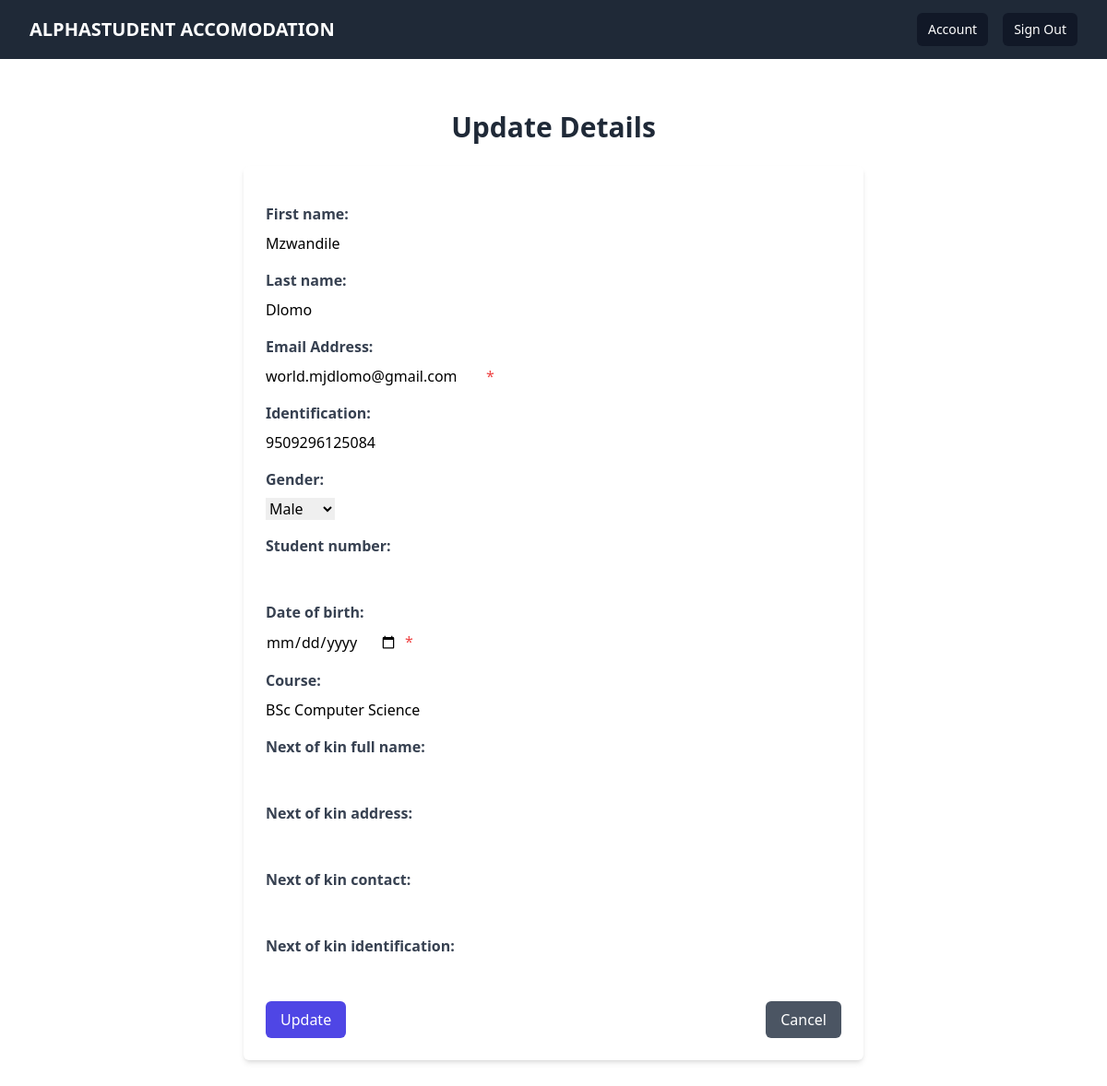
The app's page /accounts/update (signed in), older data.
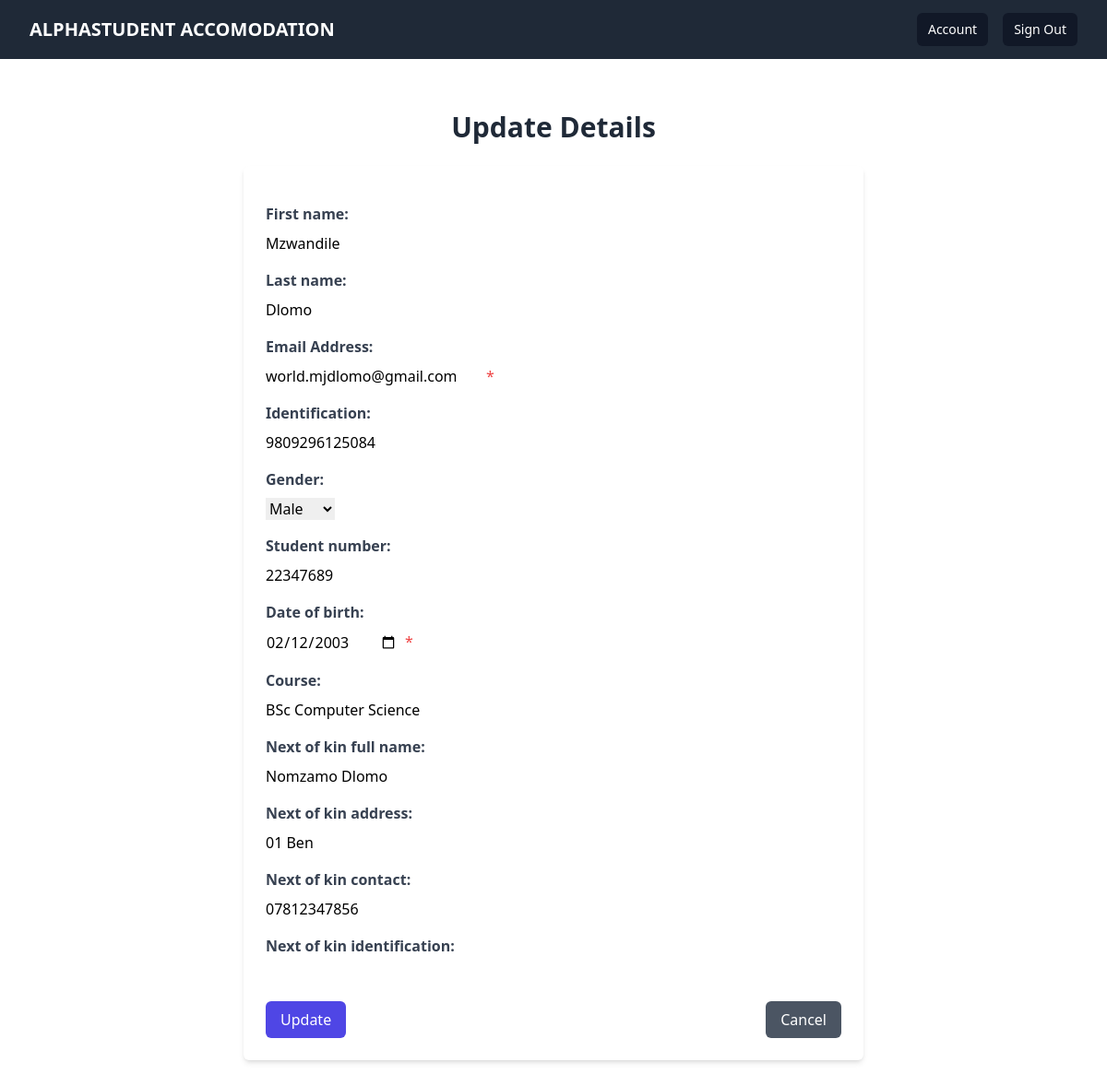
The same page, newer data.
### accounts/models.py (models this page shows, shortened)
class CustomUser(AbstractUser):
    username = None
    is_accepted = models.BooleanField(default=False)
    email = models.EmailField(unique=True, verbose_name='Email Address')
    user_type = models.CharField(max_length=20, choices=(
        ('student', 'Student'),
        ('student_leader', 'Student Leader'),
        ('admin', 'Admin'),
    ), default='student')
    identification = models.CharField(max_length=20, blank=True, null=True)
    gender = models.CharField(max_length=10, choices=(
        ('male', 'Male'),
        ('female', 'Female'),
    ), blank=True, null=True)
    student_number = models.CharField(max_length=20, blank=True, null=True)
    date_of_birth = models.DateField(blank=True, null=True)
    course = models.CharField(max_length=100, blank=True, null=True)
    next_of_kin_full_name = models.CharField(max_length=100, blank=True, null=True)
    next_of_kin_address = models.CharField(max_length=200, blank=True, null=True)
    next_of_kin_contact = models.CharField(max_length=20, blank=True, null=True)
    next_of_kin_identification = models.CharField(max_length=20, blank=True, null=True)
    USERNAME_FIELD = 'email'
    REQUIRED_FIELDS = []
    objects = CustomUserManager()

### accounts/views.py (the view)
# urls.py: path('update', views.update_view, name='update'),
def update_view(request):
    user = get_object_or_404(CustomUser, pk=request.user.id)
    if request.method == 'POST':
        print(request.POST)
        form = StudentForm(request.POST, instance=user)
        print(form)
        if form.is_valid():
            form.save()
            messages.success(request, 'Account information updated successfully!')
            return redirect('accounts:account')
    else:
        form = StudentForm(instance=user)
    context = {
        'form': form,
    }
    return render(request, 'accounts/account_update_page.html', context)

### accounts/forms.py (shortened to what this page needs)
class StudentForm(forms.ModelForm):
    date_of_birth = forms.DateField(widget=forms.DateInput(attrs={'type': 'date'}))
    class Meta:
        model = CustomUser
        fields = [
            'first_name', 'last_name' ,'email', 'identification', 'gender',
            'student_number', 'date_of_birth', 'course', 'next_of_kin_full_name',
            'next_of_kin_address', 'next_of_kin_contact', 'next_of_kin_identification',
        ]
        required = (
            'first_name', 'last_name', 'email', 'identification', 'gender',
            'student_number', 'date_of_birth', 'course', 'next_of_kin_full_name',
            'next_of_kin_address', 'next_of_kin_contact', 'next_of_kin_identification',
        )

### accounts/templates/accounts/account_update_page.html (shortened to what this page needs)
{% extends 'base.html' %}
{% block content %}
<div class="container mx-auto py-8">
    <h1 class="text-3xl font-bold mb-6 text-center text-gray-800">Update Details</h1>
    <div class="max-w-2xl mx-auto bg-white shadow-md rounded-md p-6">
        <form method="POST" class="space-y-4">
            {% for field in form %}
            <div class="mb-4">
                <label for="{{ field.id_for_label }}" class="block text-gray-700 font-bold mb-2">{{ field.label_tag }}</label>
                <div class="flex">
                    {% if field.name == 'date_of_birth' %}
                    <input type="date" id="{{ field.id_for_label }}" name="{{ field.name }}" value="{{ field.value|date:'Y-m-d' }}" class="form-input">
                    {% else %}
                    {{ field }}
                    {% endif %}
                    {% if field.field.required %}<span class="ml-2 text-red-500">*</span>{% endif %}
                </div>
            </div>
            {% endfor %}
            <div class="flex justify-between">
                <button type="submit" class="px-4 py-2 bg-indigo-600 text-white rounded-md hover:bg-indigo-700 focus:outline-none focus:bg-indigo-700">Update</button>
                <a href="{% url 'accounts:account' %}" class="px-4 py-2 bg-gray-600 text-white rounded-md hover:bg-gray-700 focus:outline-none focus:bg-gray-700">Cancel</a>
            </div>
        </form>
    </div>
</div>
{% endblock %}

Row changes from the older to the newer data that the page shows:
changed CustomUser "Mzwandile": identification "9509296125084" → "9809296125084"; student_number (not shown) → "22347689"; next_of_kin_full_name (not shown) → "Nomzamo Dlomo"; next_of_kin_address (not shown) → "01 Ben"; next_of_kin_contact (not shown) → "07812347856"
Text that changed along with them:
new list line: "02/12/2003"
